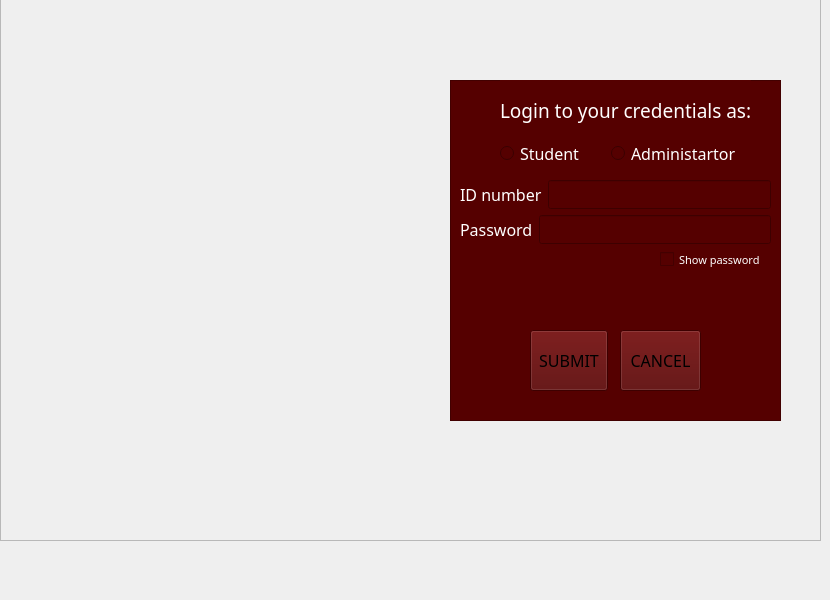
   <widget class="QWidget" name="manual">
    <widget class="QFrame" name="frame_11">
     <property name="geometry">
      <rect>
       <x>450</x>
       <y>80</y>
       <width>331</width>
       <height>341</height>
      </rect>
     </property>
     <property name="styleSheet">
      <string notr="true">background-color: rgb(85, 0, 0);</string>
     </property>
     <property name="frameShape">
      <enum>QFrame::StyledPanel</enum>
     </property>
     <property name="frameShadow">
      <enum>QFrame::Raised</enum>
     </property>
     <widget class="QCheckBox" name="checkBoxpw_2">
      <property name="geometry">
       <rect>
        <x>210</x>
        <y>170</y>
        <width>100</width>
        <height>19</height>
       </rect>
      </property>
      <property name="font">
       <font>
        <family>Microsoft JhengHei UI Light</family>
        <pointsize>8</pointsize>
       </font>
      </property>
      <property name="styleSheet">
       <string notr="true">color: rgb(255, 255, 255);
image: url(:/new/prefix1/clear.png);</string>
      </property>
      <property name="text">
       <string>Show password</string>
      </property>
     </widget>
     <widget class="QLabel" name="label_29">
      <property name="geometry">
       <rect>
        <x>50</x>
        <y>-10</y>
        <width>251</width>
        <height>81</height>
       </rect>
      </property>
      <property name="font">
       <font>
        <family>Microsoft JhengHei UI Light</family>
        <pointsize>14</pointsize>
       </font>
      </property>
      <property name="styleSheet">
       <string notr="true">color: rgb(255, 255, 255);
image: url(:/new/prefix1/clear.png);</string>
      </property>
      <property name="text">
       <string>Login to your credentials as:</string>
      </property>
      <property name="textFormat">
       <enum>Qt::AutoText</enum>
      </property>
     </widget>
     <widget class="QWidget" name="layoutWidget_2">
      <property name="geometry">
       <rect>
        <x>50</x>
        <y>60</y>
        <width>241</width>
        <height>26</height>
       </rect>
      </property>
      <layout class="QGridLayout" name="gridLayout_14">
       <item row="0" column="0">
        <widget class="QRadioButton" name="studentButton_2">
         <property name="font">
          <font>
           <family>Microsoft JhengHei UI Light</family>
           <pointsize>12</pointsize>
          </font>
         </property>
         <property name="styleSheet">
          <string notr="true">color: rgb(255, 255, 255);
image: url(:/new/prefix1/clear.png);</string>
         </property>
         <property name="text">
          <string>Student</string>
         </property>
        </widget>
       </item>
       <item row="0" column="1">
        <widget class="QRadioButton" name="adminButton_2">
         <property name="font">
          <font>
           <family>Microsoft JhengHei UI Light</family>
           <pointsize>12</pointsize>
          </font>
         </property>
         <property name="styleSheet">
          <string notr="true">color: rgb(255, 255, 255);
image: url(:/new/prefix1/clear.png);</string>
         </property>
         <property name="text">
          <string>Administartor</string>
         </property>
        </widget>
       </item>
      </layout>
     </widget>
     <widget class="QWidget" name="layoutWidget">
      <property name="geometry">
       <rect>
        <x>10</x>
        <y>100</y>
        <width>311</width>
        <height>64</height>
       </rect>
      </property>
      <layout class="QGridLayout" name="gridLayout_21">
       <item row="0" column="0">
        <layout class="QGridLayout" name="gridLayout_15">
         <item row="0" column="0">
          <widget class="QLabel" name="label_31">
           <property name="sizePolicy">
            <sizepolicy hsizetype="Maximum" vsizetype="Expanding">
             <horstretch>0</horstretch>
             <verstretch>0</verstretch>
            </sizepolicy>
           </property>
           <property name="font">
            <font>
             <family>Microsoft JhengHei UI Light</family>
             <pointsize>12</pointsize>
             <weight>50</weight>
             <bold>false</bold>
            </font>
           </property>
           <property name="styleSheet">
            <string notr="true">color: rgb(255, 255, 255);
image: url(:/new/prefix1/clear.png);</string>
           </property>
           <property name="text">
            <string>ID number</string>
           </property>
          </widget>
         </item>
         <item row="0" column="1">
          <widget class="QLineEdit" name="mUser">
           <property name="sizePolicy">
            <sizepolicy hsizetype="Expanding" vsizetype="Fixed">
             <horstretch>20</horstretch>
             <verstretch>0</verstretch>
            </sizepolicy>
           </property>
           <property name="font">
            <font>
             <family>Microsoft JhengHei UI Light</family>
             <pointsize>12</pointsize>
            </font>
           </property>
           <property name="styleSheet">
            <string notr="true">color: rgb(255, 255, 255);
image: url(:/new/prefix1/clear.png);</string>
           </property>
          </widget>
         </item>
        </layout>
       </item>
       <item row="1" column="0">
        <layout class="QGridLayout" name="gridLayout_16">
         <item row="0" column="0">
          <widget class="QLabel" name="label_33">
           <property name="font">
            <font>
             <family>Microsoft JhengHei UI Light</family>
             <pointsize>12</pointsize>
             <weight>50</weight>
             <bold>false</bold>
            </font>
           </property>
           <property name="styleSheet">
            <string notr="true">color: rgb(255, 255, 255);
image: url(:/new/prefix1/clear.png);</string>
           </property>
           <property name="text">
            <string>Password</string>
           </property>
          </widget>
         </item>
         <item row="0" column="1">
          <widget class="QLineEdit" name="mPw">
           <property name="sizePolicy">
            <sizepolicy hsizetype="Expanding" vsizetype="Fixed">
             <horstretch>20</horstretch>
             <verstretch>0</verstretch>
            </sizepolicy>
           </property>
           <property name="font">
            <font>
             <family>Microsoft JhengHei UI Light</family>
             <pointsize>12</pointsize>
            </font>
           </property>
           <property name="styleSheet">
            <string notr="true">color: rgb(255, 255, 255);
image: url(:/new/prefix1/clear.png);</string>
           </property>
          </widget>
         </item>
        </layout>
       </item>
      </layout>
     </widget>
     <widget class="QPushButton" name="cancel_2">
      <property name="geometry">
       <rect>
        <x>170</x>
        <y>250</y>
        <width>81</width>
        <height>61</height>
       </rect>
      </property>
      <property name="sizePolicy">
       <sizepolicy hsizetype="Expanding" vsizetype="Expanding">
        <horstretch>0</horstretch>
        <verstretch>0</verstretch>
       </sizepolicy>
      </property>
      <property name="font">
       <font>
        <family>Microsoft JhengHei UI Light</family>
        <pointsize>12</pointsize>
       </font>
      </property>
      <property name="styleSheet">
       <string notr="true">border-image: url(:/icons/the-button-859346_640.png);</string>
      </property>
      <property name="text">
       <string>CANCEL</string>
      </property>
     </widget>
     <widget class="QPushButton" name="submit_2">
      <property name="geometry">
       <rect>
        <x>80</x>
        <y>250</y>
        <width>78</width>
        <height>61</height>
       </rect>
      </property>
      <property name="sizePolicy">
       <sizepolicy hsizetype="Expanding" vsizetype="Expanding">
        <horstretch>0</horstretch>
        <verstretch>0</verstretch>
       </sizepolicy>
      </property>
      <property name="font">
       <font>
        <family>Microsoft JhengHei UI Light</family>
        <pointsize>12</pointsize>
       </font>
      </property>
      <property name="styleSheet">
       <string notr="true">border-image: url(:/icons/the-button-859346_640.png);</string>
      </property>
      <property name="text">
       <string>SUBMIT</string>
      </property>
     </widget>
     <widget class="QLabel" name="label_27">
      <property name="geometry">
       <rect>
        <x>50</x>
        <y>200</y>
        <width>241</width>
        <height>41</height>
       </rect>
      </property>
      <property name="styleSheet">
       <string notr="true">color: rgb(255, 255, 255);</string>
      </property>
      <property name="text">
       <string/>
      </property>
     </widget>
     <zorder>layoutWidget</zorder>
     <zorder>checkBoxpw_2</zorder>
     <zorder>label_29</zorder>
     <zorder>layoutWidget_2</zorder>
     <zorder>cancel_2</zorder>
     <zorder>submit_2</zorder>
     <zorder>label_27</zorder>
    </widget>
    <widget class="QFrame" name="frame_31">
     <property name="geometry">
      <rect>
       <x>0</x>
       <y>-50</y>
       <width>821</width>
       <height>591</height>
      </rect>
     </property>
     <property name="styleSheet">
      <string notr="true">border-image: url(:/icons/84239945.jpg);</string>
     </property>
     <property name="frameShape">
      <enum>QFrame::StyledPanel</enum>
     </property>
     <property name="frameShadow">
      <enum>QFrame::Raised</enum>
     </property>
    </widget>
    <zorder>frame_31</zorder>
    <zorder>frame_11</zorder>
   </widget>
